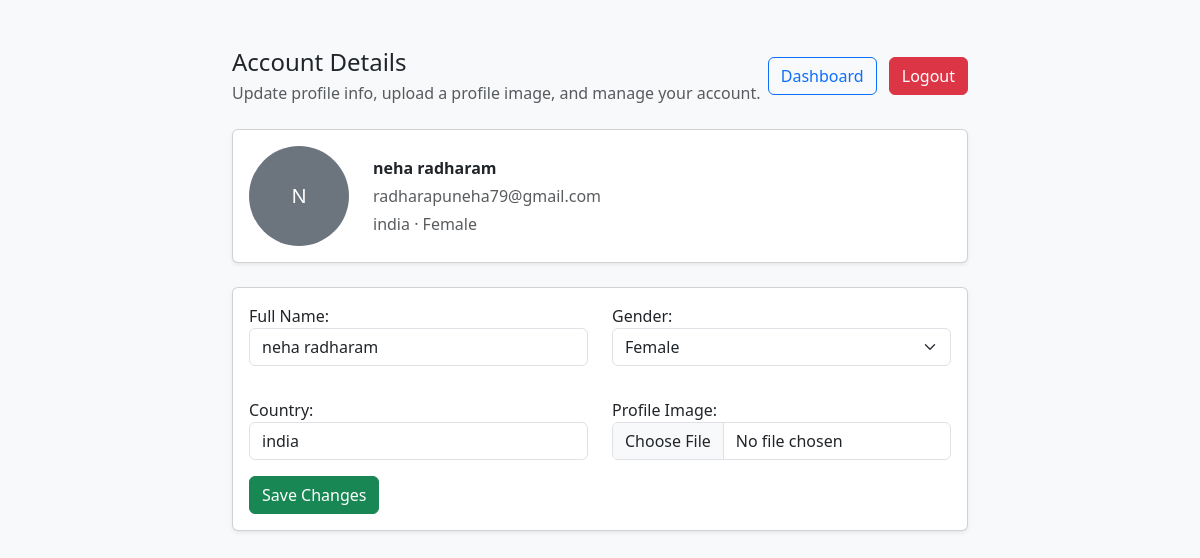
The app's page /account/ (signed in) with its own data.
### smart_pantry/models.py (models this page shows, shortened)
class UserProfile(models.Model):
    GENDER_MALE = "male"
    GENDER_FEMALE = "female"
    GENDER_OTHER = "other"
    GENDER_CHOICES = [
        (GENDER_MALE, "Male"),
        (GENDER_FEMALE, "Female"),
        (GENDER_OTHER, "Other"),
    ]
    user = models.OneToOneField(User, on_delete=models.CASCADE, related_name="profile")
    full_name = models.CharField(max_length=150, blank=True)
    gender = models.CharField(max_length=10, choices=GENDER_CHOICES, blank=True)
    country = models.CharField(max_length=50, blank=True)
    phone_number = models.CharField(max_length=20)
    profile_image = models.ImageField(upload_to="profile_images/", blank=True, null=True)

### smart_pantry/views.py (the view)
# urls.py: path("account/", account_view, name="account"),
@login_required(login_url=reverse_lazy("smart_pantry:login"))
def account_view(request):
    profile = request.user.profile
    if request.method == "POST":
        form = ProfileForm(request.POST, request.FILES, instance=profile)
        if form.is_valid():
            form.save()
            return redirect(reverse("smart_pantry:account"))
    else:
        form = ProfileForm(instance=profile)
    return render(request, "smart_pantry/account.html", {"form": form, "profile": profile})

### smart_pantry/forms.py
class ProfileForm(forms.ModelForm):
    full_name = forms.CharField(
        label="Full Name",
        max_length=150,
        widget=forms.TextInput(
            attrs={"class": "form-control", "placeholder": "Full Name"}
        ),
    )
    gender = forms.ChoiceField(
        label="Gender",
        choices=GENDER_CHOICES,
        widget=forms.Select(attrs={"class": "form-select"}),
    )
    country = forms.CharField(
        label="Country",
        max_length=50,
        widget=forms.TextInput(
            attrs={"class": "form-control", "placeholder": "Country"}
        ),
    )
    profile_image = forms.ImageField(
        label="Profile Image",
        required=False,
        widget=forms.ClearableFileInput(
            attrs={"class": "form-control", "accept": "image/*", "capture": "user"}
        ),
    )
    class Meta:
        model = UserProfile
        fields = ("full_name", "gender", "country", "profile_image")

### smart_pantry/templates/smart_pantry/account.html (shortened to what this page needs)
{% load static %}
<!doctype html>
<html lang="en">
  <head>
    <link href="https://cdn.jsdelivr.net/npm/bootstrap@5.3.2/dist/css/bootstrap.min.css" rel="stylesheet">
  </head>
  <body class="bg-light" style="background-color: #e8f5e8;">
    <div class="container py-5">
      <div class="row justify-content-center">
        <div class="col-lg-8">
          <div class="d-flex justify-content-between align-items-center mb-4">
            <div>
              <h1 class="h4 mb-1">Account Details</h1>
              <p class="text-muted mb-0">Update profile info, upload a profile image, and manage your account.</p>
            </div>
            <div>
              <a href="{% url 'smart_pantry:dashboard' %}" class="btn btn-outline-primary me-2">Dashboard</a>
              <a href="{% url 'smart_pantry:logout' %}" class="btn btn-danger">Logout</a>
            </div>
          </div>
          <div class="card shadow-sm mb-4">
            <div class="card-body">
              <div class="row g-4 align-items-center">
                <div class="col-auto">
                  {% if profile.profile_image %}
                    <img src="{{ profile.profile_image.url }}" class="rounded-circle" width="100" height="100" alt="Profile Image">
                  {% else %}
                    <div class="rounded-circle bg-secondary text-white d-flex align-items-center justify-content-center" style="width: 100px; height: 100px;">
                      <span class="fs-5">{{ profile.full_name|slice:1|default:profile.user.email|first|upper }}</span>
                    </div>
                  {% endif %}
                </div>
                <div class="col">
                  <p class="mb-1"><strong>{{ profile.full_name }}</strong></p>
                  <p class="text-muted mb-1">{{ request.user.email }}</p>
                  <p class="text-muted mb-0">{{ profile.country }} · {{ profile.gender|title }}</p>
                </div>
              </div>
            </div>
          </div>
          <div class="card shadow-sm">
            <div class="card-body">
              <form method="post" enctype="multipart/form-data" novalidate>
                <div class="row gy-3">
                  <div class="col-md-6">
                    <div class="mb-3">
                      {{ form.full_name.label_tag }}
                      {{ form.full_name }}
                    </div>
                  </div>
                  <div class="col-md-6">
                    <div class="mb-3">
                      {{ form.gender.label_tag }}
                      {{ form.gender }}
                    </div>
                  </div>
                  <div class="col-md-6">
                    <div class="mb-3">
                      {{ form.country.label_tag }}
                      {{ form.country }}
                    </div>
                  </div>
                  <div class="col-md-6">
                    <div class="mb-3">
                      {{ form.profile_image.label_tag }}
                      {{ form.profile_image }}
                    </div>
                  </div>
                </div>
                <button type="submit" class="btn btn-success">Save Changes</button>
              </form>
            </div>
          </div>
        </div>
      </div>
    </div>
  </body>
</html>

### records on screen
UserProfile: full_name|first "N", full_name "neha radharam", country "india", gender "Female"

### other values on screen
{{ request.user.email }} "radharapuneha79@gmail.com"
